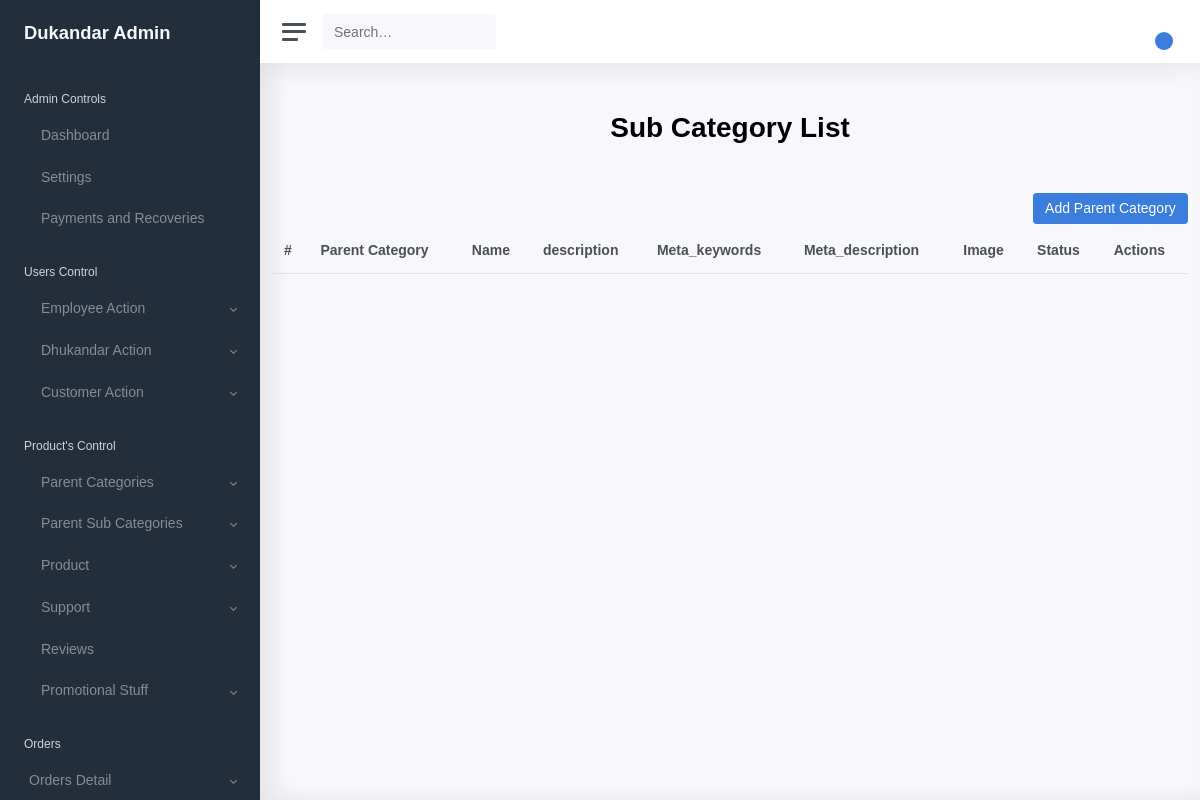
Page /parent/sub/category/lists on the earlier database version.
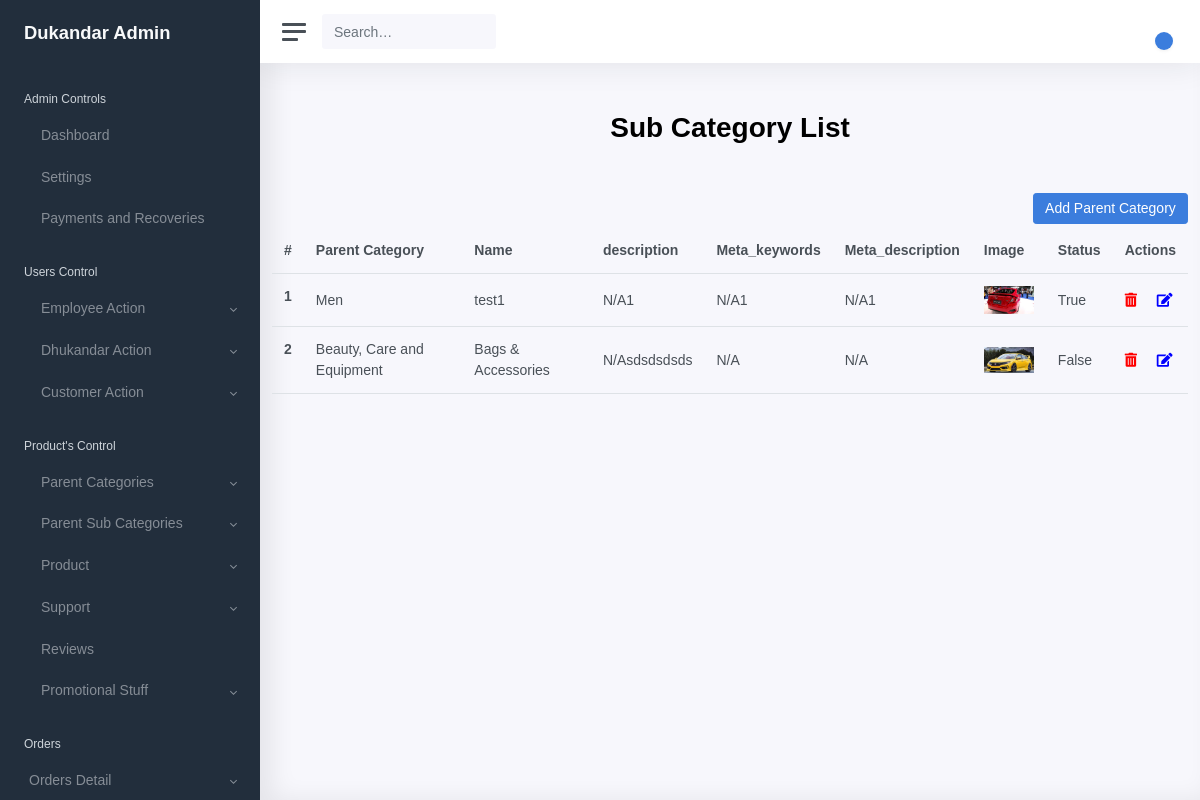
Same page on the later database version.
### shopkeeper/models/models.py (models this page shows, shortened)
class SubCategory(models.Model):
    parent = models.ForeignKey(ParentCategory,
                               on_delete=models.CASCADE,
                               null=True)
    name = models.CharField(max_length=100, null=False)
    description = models.TextField(null=True)
    meta_keywords = models.CharField(max_length=255, null=True)
    meta_description = models.CharField(max_length=255, null=True)
    image = models.ImageField(upload_to='product/category/sub')
    is_active = models.BooleanField(default=False)

class ParentCategory(models.Model):
    name = models.CharField(max_length=100, null=False)
    description = models.TextField(null=True)
    meta_keywords = models.CharField(max_length=255, null=True)
    meta_description = models.CharField(max_length=255, null=True)
    image = models.ImageField(upload_to='product/category/parent')
    category_for = models.CharField(choices=CATEGORY_FOR_CHOICES,
                                    max_length=7,
                                    default='RETAIL')
    is_active = models.BooleanField(default=False)

### shopkeeper/views.py (the view)
# urls.py: path('parent/sub/category/lists', sub_categoryList, name='parent_sub_category_list'),
def sub_categoryList(request):
    sub_category_list=SubCategory.objects.all()
    context={
        'sub_category_list':sub_category_list
    }
    return render(request, 'shopkeeper/sub/list.html', context)

### shopkeeper/templates/shopkeeper/sub/list.html (shortened to what this page needs)
{% extends 'shopkeeper/base/base.html' %}
{% load static %}
{% block content %}
<div class="container">
        <h1 class="text-center mt-5 mb-5 font-weight-bold">Sub Category List</h1>
        <div class="row">
          <div class="col-12">
            <a type="submit" href="{% url 'parent_sub_category_setup' %}" class="btn btn-primary float-right mb-1" name="employee">Add
                Parent Category</a>
              <table class="table" id="table_id">
                <thead class="thead-dark">
                <tr>
                    <th scope="col">#</th>
                    <th scope="col">Parent Category</th>
                    <th scope="col">Name</th>
                    <th scope="col">description</th>
                    <th scope="col">Meta_keywords</th>
                    <th scope="col">Meta_description</th>
                    <th scope="col">Image</th>
                     <th scope="col">Status</th>
                     <th scope="col">Actions</th>
                </tr>
                </thead>
                <tbody>
                {% for sub in sub_category_list %}
                    <tr>
                        <th scope="row">{{ forloop.counter }}</th>
                        <td>{{ sub.parent.name }}</td>
                        <td>{{ sub.name }}</td>
                        <td>{{ sub.description }}</td>
                        <td>{{ sub.meta_keywords }}</td>
                        <td>{{ sub.meta_description }}</td>
                        <td>{% if sub.image %}
                            <img src="{{ sub.image.url }}" alt="{{ sub.name }}" width="50">
                            {% else %}
                            {{ sub.image }}
                            {% endif %}
                        </td>
                     <td>{{ sub.is_active }}</td>
                    <td>
                        <a href="{% url 'parent_sub_category_delete' sub.id %}" class="mr-3" data-toggle="tooltip" title="Hooray!"> <i class="fas fa-trash-alt"  style="color:red;"></i></a>
                        <a href="{% url 'parent_sub_category_update'  sub.id %}">  <i class="fas fa-edit" style="color:blue;"></i></a>
                    </td>
                    </tr>
                {% endfor %}
                </tbody>
            </table>
          </div>
        </div>
      </div>
{% endblock %}

Differences in the rows shown:
added SubCategory: parent.name "Men", name "test1", description "N/A1", meta_keywords "N/A1", meta_description "N/A1", image (picture), is_active "True"
added SubCategory: parent.name "Beauty, Care and Equipment", name "Bags & Accessories", description "N/Asdsdsdsds", meta_keywords "N/A", meta_description "N/A", image (picture), is_active "False"
